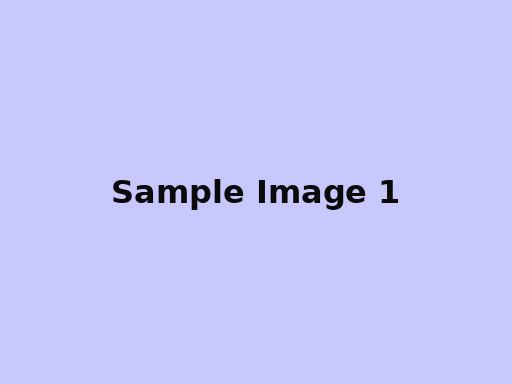
#> input picture Machine Learning/05_Image_Video_Processing/datasets/sample_images/sample1.png, 512 x 384 px; the run also reads 2 pictures not shown here
$ jupyter execute 04-Geometry-and-Transforms.ipynb
#> lines starting #> are read from the running program, lines starting #| are printed output that depends on the picture; long printed decimals are rounded
# Geometry and Transforms in Image Processing

Welcome to this comprehensive tutorial on geometric transformations in image processing! Geometric transforms allow us to manipulate the spatial arrangement of pixels in an image. This is fundamental for tasks like image alignment, object detection, augmentation, and many computer vision applications.

**What we'll cover:**
- **Resizing**: Changing image dimensions
- **Rotation**: Rotating images around a point
- **Affine Transforms**: Preserving parallel lines (translation, rotation, scaling, shearing)
- **Perspective Transforms**: Correcting for 3D perspective (warping)
- **Image Pyramids**: Multi-scale representations

Each section builds progressively - we'll start with simple 2D operations and move to more complex transformations that account for 3D geometry.

**Prerequisites:** Basic understanding of NumPy arrays, OpenCV, and matplotlib.

Let's dive in!

[cell 1]
# Import necessary libraries
import cv2
import numpy as np
import matplotlib.pyplot as plt

# Configure matplotlib for better display
plt.rcParams['figure.figsize'] = [10, 8]
plt.rcParams['image.cmap'] = 'gray'

## 1. Image Resizing

**What is resizing?**
Resizing changes the spatial resolution of an image by either shrinking or enlarging it. This is one of the most fundamental geometric operations.

**When to use:**
- Preparing images for neural network input (standardizing sizes)
- Reducing storage space
- Improving computational efficiency
- Creating thumbnails

**Key concepts:**
- **Interpolation**: Method used to estimate pixel values when enlarging
- **Aspect ratio**: Width/height relationship to maintain
- **Scaling factors**: How much to scale in x and y directions

[cell 2]
# Load a sample image for demonstration
img = cv2.imread('datasets/sample_images/sample1.png')
#> img is the input picture: shape (384, 512, 3); mean B, G, R 251.4, 197.2, 197.2
if img is None:
    print("Error: Could not load image. Please check the path.")
else:
    print(f"Original image shape: {img.shape}")
#| Original image shape: (384, 512, 3)

# Convert BGR to RGB for matplotlib
img_rgb = cv2.cvtColor(img, cv2.COLOR_BGR2RGB)

### Resizing Examples

Let's explore different resizing techniques:

[cell 3]
# Example 1: Basic resizing to specific dimensions
height, width = img.shape[:2]
new_width, new_height = 300, 200

# Using cv2.resize with default interpolation (bilinear)
resized_basic = cv2.resize(img, (new_width, new_height))
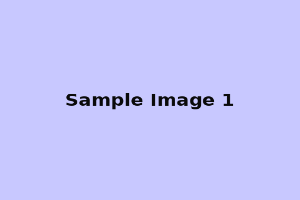
#> resized_basic: shape (200, 300, 3); mean B, G, R 251.4, 197.2, 197.2
resized_basic_rgb = cv2.cvtColor(resized_basic, cv2.COLOR_BGR2RGB)

print(f"Resized to: {resized_basic.shape}")
#| Resized to: (200, 300, 3)

[cell 4]
# Example 2: Scaling by factors
scale_x, scale_y = 0.5, 0.5  # Scale to half size
resized_scaled = cv2.resize(img, None, fx=scale_x, fy=scale_y)
resized_scaled_rgb = cv2.cvtColor(resized_scaled, cv2.COLOR_BGR2RGB)

print(f"Scaled image shape: {resized_scaled.shape}")
#| Scaled image shape: (192, 256, 3)

[cell 5]
# Example 3: Different interpolation methods
# For shrinking (reducing size), use INTER_AREA
resized_area = cv2.resize(img, (200, 150), interpolation=cv2.INTER_AREA)
resized_area_rgb = cv2.cvtColor(resized_area, cv2.COLOR_BGR2RGB)

# For enlarging, use INTER_CUBIC or INTER_LINEAR
resized_cubic = cv2.resize(img, (600, 450), interpolation=cv2.INTER_CUBIC)
resized_cubic_rgb = cv2.cvtColor(resized_cubic, cv2.COLOR_BGR2RGB)

print(f"Area interpolation shape: {resized_area.shape}")
#| Area interpolation shape: (150, 200, 3)
print(f"Cubic interpolation shape: {resized_cubic.shape}")
#| Cubic interpolation shape: (450, 600, 3)

[cell 6]
# Visual comparison of resizing methods
fig, axes = plt.subplots(2, 3, figsize=(15, 10))

# Original
axes[0,0].imshow(img_rgb)
axes[0,0].set_title('Original Image')
axes[0,0].axis('off')

# Basic resize
axes[0,1].imshow(resized_basic_rgb)
axes[0,1].set_title('Basic Resize (300x200)')
axes[0,1].axis('off')

# Scaled
axes[0,2].imshow(resized_scaled_rgb)
axes[0,2].set_title('Scaled (0.5x)')
axes[0,2].axis('off')

# Area interpolation
axes[1,0].imshow(resized_area_rgb)
axes[1,0].set_title('Area Interp. (200x150)')
axes[1,0].axis('off')

# Cubic interpolation
axes[1,1].imshow(resized_cubic_rgb)
axes[1,1].set_title('Cubic Interp. (600x450)')
axes[1,1].axis('off')

# Zoom on cubic for detail
axes[1,2].imshow(resized_cubic_rgb[100:200, 200:300])
axes[1,2].set_title('Zoomed Detail (Cubic)')
axes[1,2].axis('off')

plt.tight_layout()
plt.show()
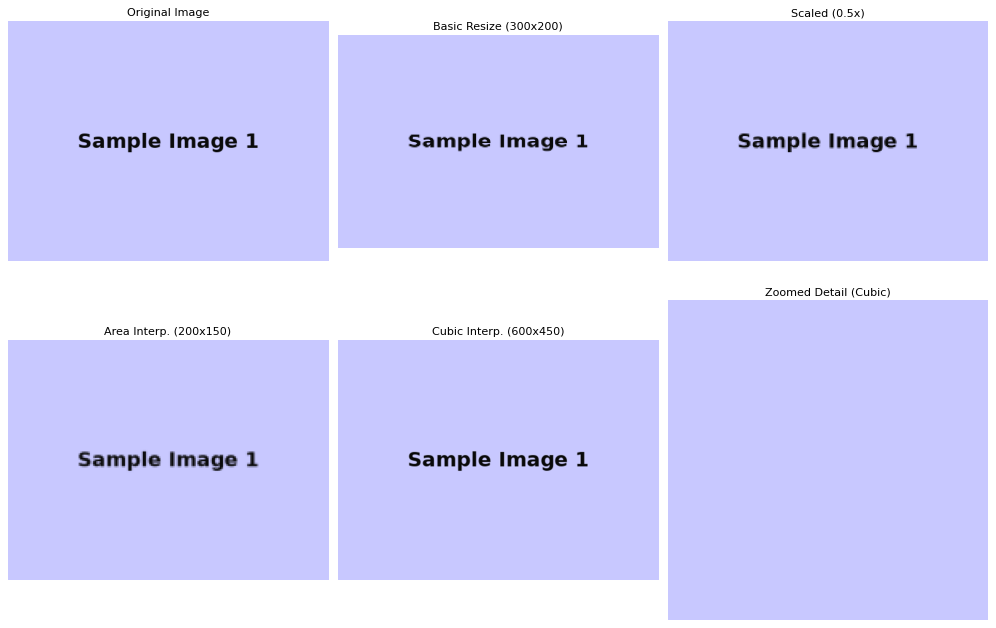
#> figure drawn by matplotlib, 6 panels

**Tips for Resizing:**
- Use `cv2.INTER_AREA` for shrinking (better quality)
- Use `cv2.INTER_CUBIC` for enlarging (slower but higher quality)
- `cv2.INTER_LINEAR` is a good default for most cases
- Always check aspect ratio preservation if needed
- Consider memory implications when enlarging images

## 2. Image Rotation

**What is rotation?**
Rotation transforms an image by turning it around a center point by a specified angle.

**Key concepts:**
- **Center of rotation**: Usually image center, but can be any point
- **Rotation matrix**: Mathematical transformation matrix
- **Bounding box**: New image dimensions after rotation

**Applications:**
- Correcting skewed documents
- Data augmentation for machine learning
- Aligning images for stitching

[cell 7]
# Example 1: Basic rotation around center
height, width = img.shape[:2]
center = (width // 2, height // 2)
angle = 45  # degrees

# Get rotation matrix
rotation_matrix = cv2.getRotationMatrix2D(center, angle, 1.0)

# Apply rotation
rotated = cv2.warpAffine(img, rotation_matrix, (width, height))
rotated_rgb = cv2.cvtColor(rotated, cv2.COLOR_BGR2RGB)

print(f"Rotation matrix:\n{rotation_matrix}")
#| Rotation matrix:
#| [[  0.7071   0.7071 -60.784]
#|  [ -0.7071   0.7071 237.255  ]]

[cell 8]
# Example 2: Rotation with different centers and scaling
# Rotate around top-left corner
center_tl = (0, 0)
rotation_matrix_tl = cv2.getRotationMatrix2D(center_tl, 30, 1.0)
rotated_tl = cv2.warpAffine(img, rotation_matrix_tl, (width, height))
rotated_tl_rgb = cv2.cvtColor(rotated_tl, cv2.COLOR_BGR2RGB)

# Rotate with scaling
rotation_matrix_scaled = cv2.getRotationMatrix2D(center, -60, 0.7)
rotated_scaled = cv2.warpAffine(img, rotation_matrix_scaled, (width, height))
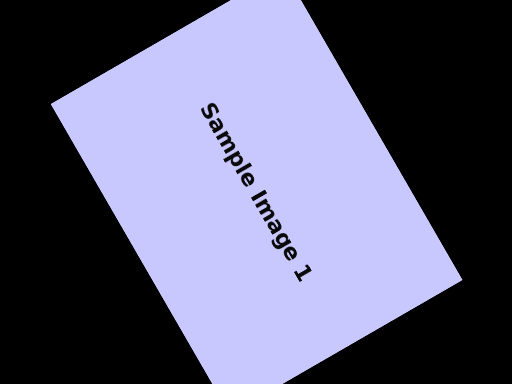
#> rotated_scaled: shape (384, 512, 3); mean B, G, R 120.4, 94.5, 94.5
rotated_scaled_rgb = cv2.cvtColor(rotated_scaled, cv2.COLOR_BGR2RGB)

[cell 9]
# Example 3: Automatic bounding box calculation
# Calculate new dimensions to fit entire rotated image
cos = np.abs(rotation_matrix[0, 0])
sin = np.abs(rotation_matrix[0, 1])

new_width_calc = int((height * sin) + (width * cos))
new_height_calc = int((height * cos) + (width * sin))

# Adjust rotation matrix for new center
rotation_matrix[0, 2] += (new_width_calc / 2) - center[0]
rotation_matrix[1, 2] += (new_height_calc / 2) - center[1]

rotated_fitted = cv2.warpAffine(img, rotation_matrix, (new_width_calc, new_height_calc))
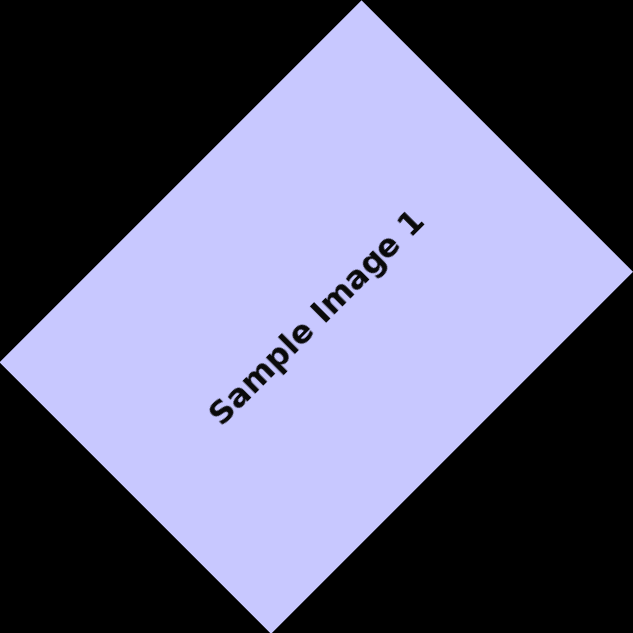
#> rotated_fitted: shape (633, 633, 3); mean B, G, R 123.3, 96.8, 96.8
rotated_fitted_rgb = cv2.cvtColor(rotated_fitted, cv2.COLOR_BGR2RGB)

print(f"Fitted dimensions: {rotated_fitted.shape}")
#| Fitted dimensions: (633, 633, 3)

[cell 10]
# Visual comparison of rotations
fig, axes = plt.subplots(2, 3, figsize=(15, 10))

axes[0,0].imshow(img_rgb)
axes[0,0].set_title('Original')
axes[0,0].axis('off')

axes[0,1].imshow(rotated_rgb)
axes[0,1].set_title('Rotated 45° (center)')
axes[0,1].axis('off')

axes[0,2].imshow(rotated_tl_rgb)
axes[0,2].set_title('Rotated 30° (corner)')
axes[0,2].axis('off')

axes[1,0].imshow(rotated_scaled_rgb)
axes[1,0].set_title('Rotated -60° + Scale 0.7')
axes[1,0].axis('off')

axes[1,1].imshow(rotated_fitted_rgb)
axes[1,1].set_title('Fitted Rotation')
axes[1,1].axis('off')

# Show rotation matrix effect
axes[1,2].text(0.1, 0.5, f'Rotation Matrix:\n{rotation_matrix}',
               transform=axes[1,2].transAxes, fontsize=10, verticalalignment='center')
axes[1,2].set_title('Matrix Details')
axes[1,2].axis('off')

plt.tight_layout()
plt.show()

**Rotation Tips:**
- Negative angles rotate clockwise
- Use `cv2.warpAffine` for rotation
- Calculate bounding box to avoid cropping
- Rotation is an affine transform (preserves parallel lines)
- Consider interpolation quality for smooth results

## 3. Affine Transforms

**What are affine transforms?**
Affine transformations preserve parallel lines and ratios of distances. They include:
- Translation (shifting)
- Rotation
- Scaling
- Shearing (skewing)
- Combinations of above

**Mathematical representation:**
Any affine transform can be represented by a 2x3 matrix:
```
[a11 a12 b1]
[a21 a22 b2]
```

**Applications:**
- Image registration and alignment
- Perspective correction for small angles
- Data augmentation
- Geometric normalization

[cell 11]
# Example 1: Translation (shifting)
tx, ty = 100, 50  # Shift right by 100, down by 50
translation_matrix = np.float32([[1, 0, tx],
                                [0, 1, ty]])

translated = cv2.warpAffine(img, translation_matrix, (width + tx, height + ty))
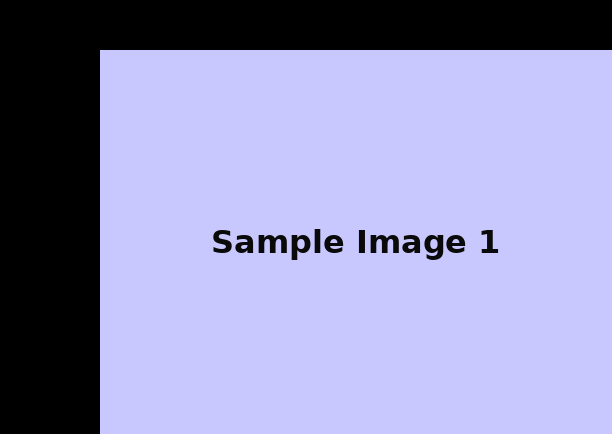
#> translated: shape (434, 612, 3); mean B, G, R 186.1, 146, 146
translated_rgb = cv2.cvtColor(translated, cv2.COLOR_BGR2RGB)

print(f"Translation matrix:\n{translation_matrix}")

[cell 12]
# Example 2: Shearing (skewing)
# Horizontal shear
shear_x = 0.3
shear_matrix_x = np.float32([[1, shear_x, 0],
                            [0, 1, 0]])

sheared_x = cv2.warpAffine(img, shear_matrix_x, (int(width + height*shear_x), height))
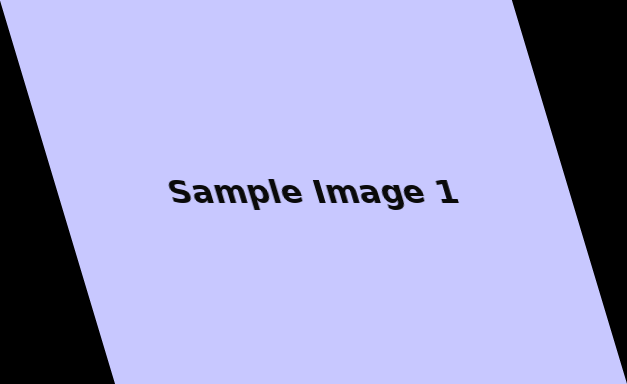
#> sheared_x: shape (384, 627, 3); mean B, G, R 205.3, 161, 161
sheared_x_rgb = cv2.cvtColor(sheared_x, cv2.COLOR_BGR2RGB)

# Vertical shear
shear_y = 0.2
shear_matrix_y = np.float32([[1, 0, 0],
                            [shear_y, 1, 0]])

sheared_y = cv2.warpAffine(img, shear_matrix_y, (width, int(height + width*shear_y)))
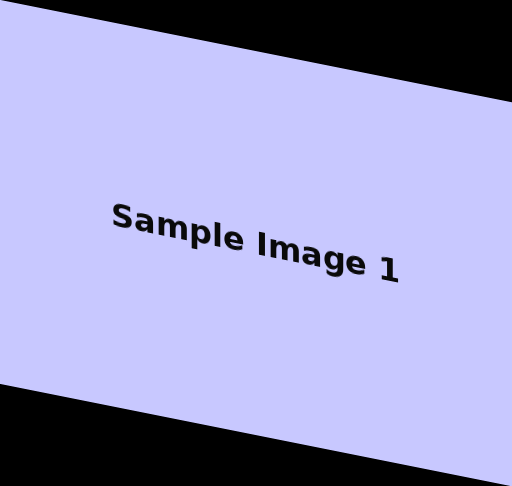
#> sheared_y: shape (486, 512, 3); mean B, G, R 198.6, 155.8, 155.8
sheared_y_rgb = cv2.cvtColor(sheared_y, cv2.COLOR_BGR2RGB)

[cell 13]
# Example 3: Complex affine transform (rotation + translation + scaling)
# Define three points in source image
pts1 = np.float32([[50, 50], [200, 50], [50, 200]])

# Define where these points should map to in destination
pts2 = np.float32([[100, 100], [250, 80], [80, 250]])

# Get affine transform matrix
affine_matrix = cv2.getAffineTransform(pts1, pts2)

# Apply transform
affine_transformed = cv2.warpAffine(img, affine_matrix, (width, height))
affine_transformed_rgb = cv2.cvtColor(affine_transformed, cv2.COLOR_BGR2RGB)

print(f"Affine matrix:\n{affine_matrix}")

[cell 14]
# Visual comparison of affine transforms
fig, axes = plt.subplots(2, 3, figsize=(15, 10))

axes[0,0].imshow(img_rgb)
axes[0,0].set_title('Original')
axes[0,0].axis('off')

axes[0,1].imshow(translated_rgb)
axes[0,1].set_title('Translated (+100, +50)')
axes[0,1].axis('off')

axes[0,2].imshow(sheared_x_rgb)
axes[0,2].set_title('Horizontal Shear (0.3)')
axes[0,2].axis('off')

axes[1,0].imshow(sheared_y_rgb)
axes[1,0].set_title('Vertical Shear (0.2)')
axes[1,0].axis('off')

axes[1,1].imshow(affine_transformed_rgb)
axes[1,1].set_title('Complex Affine Transform')
axes[1,1].axis('off')

# Show matrices
axes[1,2].text(0.1, 0.8, f'Translation:\n{translation_matrix}', fontsize=8)
axes[1,2].text(0.1, 0.5, f'Affine:\n{affine_matrix}', fontsize=8)
axes[1,2].set_title('Transform Matrices')
axes[1,2].axis('off')

plt.tight_layout()
plt.show()

**Affine Transform Tips:**
- Use `cv2.getAffineTransform()` with 3 point pairs
- All affine transforms use `cv2.warpAffine()`
- Matrix format: [[scale_x, shear_x, translate_x], [shear_y, scale_y, translate_y]]
- Useful for correcting small perspective distortions
- Preserves parallelism and ratios

## 4. Perspective Transforms

**What are perspective transforms?**
Perspective transforms account for 3D geometry and camera effects. Unlike affine transforms, they can change the apparent size and shape based on depth.

**Key differences from affine:**
- Can converge parallel lines (like railroad tracks)
- Requires 4 point correspondences
- Uses 3x3 transformation matrix

**Applications:**
- Document scanning and straightening
- Bird's eye view transformations
- Panorama stitching
- Augmented reality

[cell 15]
# Load document image for perspective correction
doc_img = cv2.imread('datasets/sample_images/doc_photo.png')
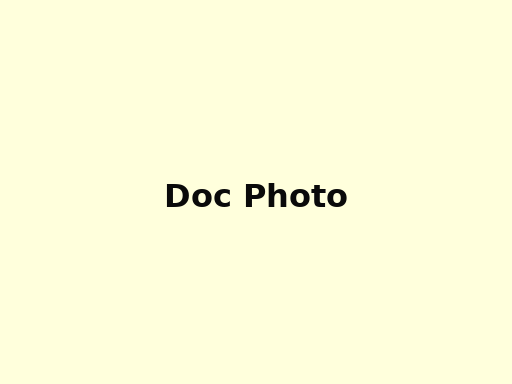
#> input picture Machine Learning/05_Image_Video_Processing/datasets/sample_images/doc_photo.png, 512 x 384 px
#> doc_img is the input picture: shape (384, 512, 3); mean B, G, R 218, 252.7, 252.7
if doc_img is not None:
    doc_rgb = cv2.cvtColor(doc_img, cv2.COLOR_BGR2RGB)
    print(f"Document image shape: {doc_img.shape}")
#| Document image shape: (384, 512, 3)
else:
    print("Document image not found, using sample image")
    doc_img = img.copy()
    doc_rgb = img_rgb.copy()

[cell 16]
# Example 1: Basic perspective correction
# Define 4 points in source image (document corners)
height, width = doc_img.shape[:2]
pts1 = np.float32([[30, 30], [width-30, 50], [20, height-30], [width-20, height-20]])

# Define where these points should map to (rectangle)
pts2 = np.float32([[0, 0], [400, 0], [0, 600], [400, 600]])

# Get perspective transform matrix
perspective_matrix = cv2.getPerspectiveTransform(pts1, pts2)

# Apply transform
perspective_corrected = cv2.warpPerspective(doc_img, perspective_matrix, (400, 600))
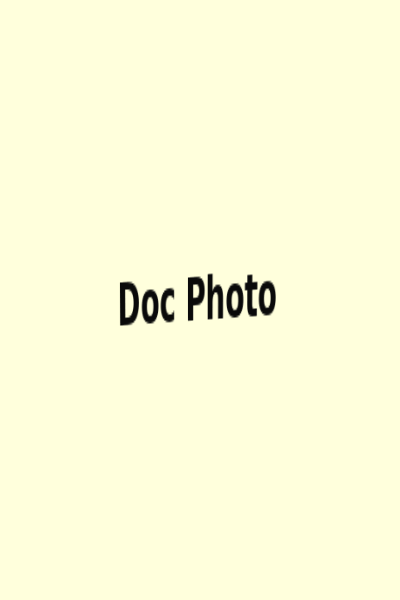
#> perspective_corrected: shape (600, 400, 3); mean B, G, R 217.4, 251.9, 251.9
perspective_corrected_rgb = cv2.cvtColor(perspective_corrected, cv2.COLOR_BGR2RGB)

print(f"Perspective matrix:\n{perspective_matrix}")
#| Perspective matrix:
#| [[ 8.56861942e-01  2.64463562e-02 -2.64992489e+01]
#|  [-8.56647875e-02  1.93602420e+00 -5.55107823e+01]
#|  [-7.73105040e-05  1.36799501e-04  1.00000000e+00]]

[cell 17]
# Example 2: Creating perspective effect (opposite of correction)
# Define rectangle points
pts1_rect = np.float32([[0, 0], [300, 0], [0, 400], [300, 400]])

# Define trapezoid points (creating perspective)
pts2_trapezoid = np.float32([[50, 100], [250, 50], [30, 350], [280, 380]])

# Get transform matrix
perspective_effect_matrix = cv2.getPerspectiveTransform(pts1_rect, pts2_trapezoid)

# Apply transform
perspective_effect = cv2.warpPerspective(img, perspective_effect_matrix, (width, height))
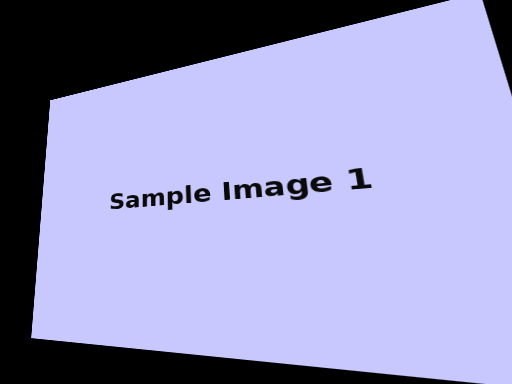
#> perspective_effect: shape (384, 512, 3); mean B, G, R 190.1, 149.1, 149.1
perspective_effect_rgb = cv2.cvtColor(perspective_effect, cv2.COLOR_BGR2RGB)
#> (the rest of the program and of its run is left out)
